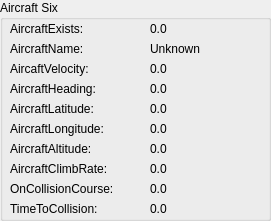
     <widget class="QGroupBox" name="groupBox_77">
      <property name="geometry">
       <rect>
        <x>550</x>
        <y>220</y>
        <width>271</width>
        <height>221</height>
       </rect>
      </property>
      <property name="title">
       <string>Aircraft Six</string>
      </property>
      <widget class="QLabel" name="label_589">
       <property name="geometry">
        <rect>
         <x>10</x>
         <y>40</y>
         <width>111</width>
         <height>17</height>
        </rect>
       </property>
       <property name="text">
        <string>AircraftName:</string>
       </property>
      </widget>
      <widget class="QLabel" name="label_590">
       <property name="geometry">
        <rect>
         <x>10</x>
         <y>60</y>
         <width>111</width>
         <height>17</height>
        </rect>
       </property>
       <property name="text">
        <string>AircaftVelocity:</string>
       </property>
      </widget>
      <widget class="QLabel" name="label_591">
       <property name="geometry">
        <rect>
         <x>10</x>
         <y>80</y>
         <width>111</width>
         <height>17</height>
        </rect>
       </property>
       <property name="text">
        <string>AircraftHeading:</string>
       </property>
      </widget>
      <widget class="QLabel" name="label_592">
       <property name="geometry">
        <rect>
         <x>10</x>
         <y>100</y>
         <width>111</width>
         <height>17</height>
        </rect>
       </property>
       <property name="text">
        <string>AircraftLatitude:</string>
       </property>
      </widget>
      <widget class="QLabel" name="label_593">
       <property name="geometry">
        <rect>
         <x>10</x>
         <y>120</y>
         <width>121</width>
         <height>17</height>
        </rect>
       </property>
       <property name="text">
        <string>AircraftLongitude:</string>
       </property>
      </widget>
      <widget class="QLabel" name="label_594">
       <property name="geometry">
        <rect>
         <x>10</x>
         <y>140</y>
         <width>121</width>
         <height>17</height>
        </rect>
       </property>
       <property name="text">
        <string>AircraftAltitude:</string>
       </property>
      </widget>
      <widget class="QLabel" name="label_595">
       <property name="geometry">
        <rect>
         <x>10</x>
         <y>20</y>
         <width>111</width>
         <height>17</height>
        </rect>
       </property>
       <property name="text">
        <string>AircraftExists:</string>
       </property>
      </widget>
      <widget class="QLabel" name="Aircraft6Longitude">
       <property name="geometry">
        <rect>
         <x>150</x>
         <y>120</y>
         <width>121</width>
         <height>17</height>
        </rect>
       </property>
       <property name="text">
        <string>0.0</string>
       </property>
      </widget>
      <widget class="QLabel" name="Aircraft6Altitude">
       <property name="geometry">
        <rect>
         <x>150</x>
         <y>140</y>
         <width>121</width>
         <height>17</height>
        </rect>
       </property>
       <property name="text">
        <string>0.0</string>
       </property>
      </widget>
      <widget class="QLabel" name="Aircraft6Latitude">
       <property name="geometry">
        <rect>
         <x>150</x>
         <y>100</y>
         <width>121</width>
         <height>17</height>
        </rect>
       </property>
       <property name="text">
        <string>0.0</string>
       </property>
      </widget>
      <widget class="QLabel" name="Aircraft6Heading">
       <property name="geometry">
        <rect>
         <x>150</x>
         <y>80</y>
         <width>121</width>
         <height>17</height>
        </rect>
       </property>
       <property name="text">
        <string>0.0</string>
       </property>
      </widget>
      <widget class="QLabel" name="Aircraft6Velocity">
       <property name="geometry">
        <rect>
         <x>150</x>
         <y>60</y>
         <width>121</width>
         <height>17</height>
        </rect>
       </property>
       <property name="text">
        <string>0.0</string>
       </property>
      </widget>
      <widget class="QLabel" name="Aircraft6Name">
       <property name="geometry">
        <rect>
         <x>150</x>
         <y>40</y>
         <width>121</width>
         <height>17</height>
        </rect>
       </property>
       <property name="text">
        <string>Unknown</string>
       </property>
      </widget>
      <widget class="QLabel" name="Aircraft6Exists">
       <property name="geometry">
        <rect>
         <x>150</x>
         <y>20</y>
         <width>121</width>
         <height>17</height>
        </rect>
       </property>
       <property name="text">
        <string>0.0</string>
       </property>
      </widget>
      <widget class="QLabel" name="label_596">
       <property name="geometry">
        <rect>
         <x>10</x>
         <y>160</y>
         <width>131</width>
         <height>17</height>
        </rect>
       </property>
       <property name="text">
        <string>AircraftClimbRate:</string>
       </property>
      </widget>
      <widget class="QLabel" name="Aircraft6TimeToCollision">
       <property name="geometry">
        <rect>
         <x>150</x>
         <y>200</y>
         <width>121</width>
         <height>17</height>
        </rect>
       </property>
       <property name="text">
        <string>0.0</string>
       </property>
      </widget>
      <widget class="QLabel" name="Aircraft6OnCollisionCourse">
       <property name="geometry">
        <rect>
         <x>150</x>
         <y>180</y>
         <width>121</width>
         <height>17</height>
        </rect>
       </property>
       <property name="text">
        <string>0.0</string>
       </property>
      </widget>
      <widget class="QLabel" name="label_597">
       <property name="geometry">
        <rect>
         <x>10</x>
         <y>180</y>
         <width>131</width>
         <height>17</height>
        </rect>
       </property>
       <property name="text">
        <string>OnCollisionCourse:</string>
       </property>
      </widget>
      <widget class="QLabel" name="label_598">
       <property name="geometry">
        <rect>
         <x>10</x>
         <y>200</y>
         <width>121</width>
         <height>17</height>
        </rect>
       </property>
       <property name="text">
        <string>TimeToCollision:</string>
       </property>
      </widget>
      <widget class="QLabel" name="Aircraft6ClimbRate">
       <property name="geometry">
        <rect>
         <x>150</x>
         <y>160</y>
         <width>121</width>
         <height>17</height>
        </rect>
       </property>
       <property name="text">
        <string>0.0</string>
       </property>
      </widget>
     </widget>
